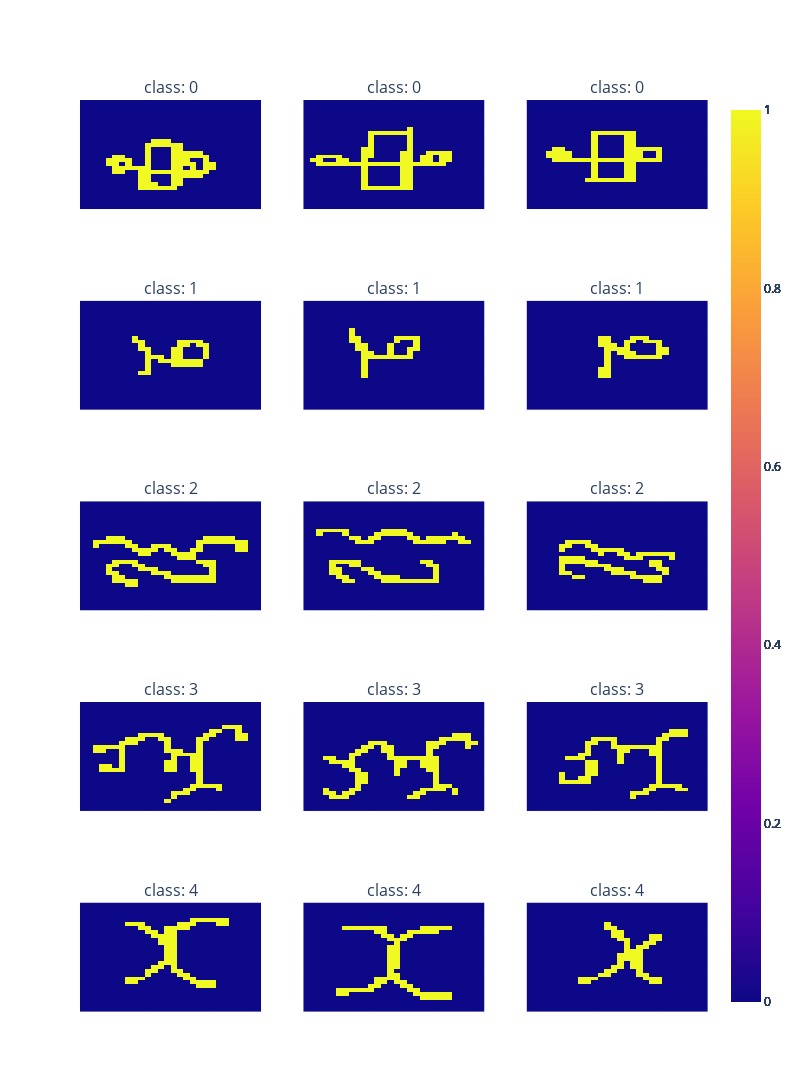

The code cell stored with this chart in its notebook:
### Code cell
print("First meta-batch:")

        
fig = make_subplots(num_classes, num_samples_per_class,
                    subplot_titles=["class: "+str(n) for n in np.repeat(range(num_classes), num_samples_per_class)])

for cl in range(num_classes):
    for sa in range(num_samples_per_class):
        image = images[0, sa, cl].reshape((28,28))
        fig.add_trace( go.Heatmap(z=image), cl+1, sa+1)
#         fig.update_layout(
#             yaxis = dict(
#               scaleanchor = "x",
#               scaleratio = 1,
#             )
# )

fig.update_xaxes(showticklabels=False)
fig.update_yaxes(showticklabels=False)
fig.update_layout(coloraxis_showscale=False)
fig.update_layout(width=800, height=1400)

fig.show()

### Figure 1 — Plotly figure (JSON) as saved in the notebook; plotly's stock layout.template omitted (floating-point values rounded to 4 significant figures; data arrays with more than 128 entries replaced by an {"elided": "..."} marker saying what was removed)
{"data": [{"type": "heatmap", "xaxis": "x", "yaxis": "y", "z": {"elided": "28x28 int values"}}, {"type": "heatmap", "xaxis": "x2", "yaxis": "y2", "z": {"elided": "28x28 int values"}}, {"type": "heatmap", "xaxis": "x3", "yaxis": "y3", "z": {"elided": "28x28 int values"}}, {"type": "heatmap", "xaxis": "x4", "yaxis": "y4", "z": {"elided": "28x28 int values"}}, {"type": "heatmap", "xaxis": "x5", "yaxis": "y5", "z": {"elided": "28x28 int values"}}, {"type": "heatmap", "xaxis": "x6", "yaxis": "y6", "z": {"elided": "28x28 int values"}}, {"type": "heatmap", "xaxis": "x7", "yaxis": "y7", "z": {"elided": "28x28 int values"}}, {"type": "heatmap", "xaxis": "x8", "yaxis": "y8", "z": {"elided": "28x28 int values"}}, {"type": "heatmap", "xaxis": "x9", "yaxis": "y9", "z": {"elided": "28x28 int values"}}, {"type": "heatmap", "xaxis": "x10", "yaxis": "y10", "z": {"elided": "28x28 int values"}}, {"type": "heatmap", "xaxis": "x11", "yaxis": "y11", "z": {"elided": "28x28 int values"}}, {"type": "heatmap", "xaxis": "x12", "yaxis": "y12", "z": {"elided": "28x28 int values"}}, {"type": "heatmap", "xaxis": "x13", "yaxis": "y13", "z": {"elided": "28x28 int values"}}, {"type": "heatmap", "xaxis": "x14", "yaxis": "y14", "z": {"elided": "28x28 int values"}}, {"type": "heatmap", "xaxis": "x15", "yaxis": "y15", "z": {"elided": "28x28 int values"}}], "layout": {"annotations": [{"font": {"size": 16}, "showarrow": false, "text": "class: 0", "x": 0.1444, "xanchor": "center", "xref": "paper", "y": 1, "yanchor": "bottom", "yref": "paper"}, {"font": {"size": 16}, "showarrow": false, "text": "class: 0", "x": 0.5, "xanchor": "center", "xref": "paper", "y": 1, "yanchor": "bottom", "yref": "paper"}, {"font": {"size": 16}, "showarrow": false, "text": "class: 0", "x": 0.8556, "xanchor": "center", "xref": "paper", "y": 1, "yanchor": "bottom", "yref": "paper"}, {"font": {"size": 16}, "showarrow": false, "text": "class: 1", "x": 0.1444, "xanchor": "center", "xref": "paper", "y": 0.78, "yanchor": "bottom", "yref": "paper"}, {"font": {"size": 16}, "showarrow": false, "text": "class: 1", "x": 0.5, "xanchor": "center", "xref": "paper", "y": 0.78, "yanchor": "bottom", "yref": "paper"}, {"font": {"size": 16}, "showarrow": false, "text": "class: 1", "x": 0.8556, "xanchor": "center", "xref": "paper", "y": 0.78, "yanchor": "bottom", "yref": "paper"}, {"font": {"size": 16}, "showarrow": false, "text": "class: 2", "x": 0.1444, "xanchor": "center", "xref": "paper", "y": 0.56, "yanchor": "bottom", "yref": "paper"}, {"font": {"size": 16}, "showarrow": false, "text": "class: 2", "x": 0.5, "xanchor": "center", "xref": "paper", "y": 0.56, "yanchor": "bottom", "yref": "paper"}, {"font": {"size": 16}, "showarrow": false, "text": "class: 2", "x": 0.8556, "xanchor": "center", "xref": "paper", "y": 0.56, "yanchor": "bottom", "yref": "paper"}, {"font": {"size": 16}, "showarrow": false, "text": "class: 3", "x": 0.1444, "xanchor": "center", "xref": "paper", "y": 0.34, "yanchor": "bottom", "yref": "paper"}, {"font": {"size": 16}, "showarrow": false, "text": "class: 3", "x": 0.5, "xanchor": "center", "xref": "paper", "y": 0.34, "yanchor": "bottom", "yref": "paper"}, {"font": {"size": 16}, "showarrow": false, "text": "class: 3", "x": 0.8556, "xanchor": "center", "xref": "paper", "y": 0.34, "yanchor": "bottom", "yref": "paper"}, {"font": {"size": 16}, "showarrow": false, "text": "class: 4", "x": 0.1444, "xanchor": "center", "xref": "paper", "y": 0.12, "yanchor": "bottom", "yref": "paper"}, {"font": {"size": 16}, "showarrow": false, "text": "class: 4", "x": 0.5, "xanchor": "center", "xref": "paper", "y": 0.12, "yanchor": "bottom", "yref": "paper"}, {"font": {"size": 16}, "showarrow": false, "text": "class: 4", "x": 0.8556, "xanchor": "center", "xref": "paper", "y": 0.12, "yanchor": "bottom", "yref": "paper"}], "coloraxis": {"showscale": false}, "height": 1400, "width": 800, "xaxis": {"anchor": "y", "domain": [0, 0.2889], "showticklabels": false}, "xaxis10": {"anchor": "y10", "domain": [0, 0.2889], "showticklabels": false}, "xaxis11": {"anchor": "y11", "domain": [0.3556, 0.6444], "showticklabels": false}, "xaxis12": {"anchor": "y12", "domain": [0.7111, 1], "showticklabels": false}, "xaxis13": {"anchor": "y13", "domain": [0, 0.2889], "showticklabels": false}, "xaxis14": {"anchor": "y14", "domain": [0.3556, 0.6444], "showticklabels": false}, "xaxis15": {"anchor": "y15", "domain": [0.7111, 1], "showticklabels": false}, "xaxis2": {"anchor": "y2", "domain": [0.3556, 0.6444], "showticklabels": false}, "xaxis3": {"anchor": "y3", "domain": [0.7111, 1], "showticklabels": false}, "xaxis4": {"anchor": "y4", "domain": [0, 0.2889], "showticklabels": false}, "xaxis5": {"anchor": "y5", "domain": [0.3556, 0.6444], "showticklabels": false}, "xaxis6": {"anchor": "y6", "domain": [0.7111, 1], "showticklabels": false}, "xaxis7": {"anchor": "y7", "domain": [0, 0.2889], "showticklabels": false}, "xaxis8": {"anchor": "y8", "domain": [0.3556, 0.6444], "showticklabels": false}, "xaxis9": {"anchor": "y9", "domain": [0.7111, 1], "showticklabels": false}, "yaxis": {"anchor": "x", "domain": [0.88, 1], "showticklabels": false}, "yaxis10": {"anchor": "x10", "domain": [0.22, 0.34], "showticklabels": false}, "yaxis11": {"anchor": "x11", "domain": [0.22, 0.34], "showticklabels": false}, "yaxis12": {"anchor": "x12", "domain": [0.22, 0.34], "showticklabels": false}, "yaxis13": {"anchor": "x13", "domain": [0, 0.12], "showticklabels": false}, "yaxis14": {"anchor": "x14", "domain": [0, 0.12], "showticklabels": false}, "yaxis15": {"anchor": "x15", "domain": [0, 0.12], "showticklabels": false}, "yaxis2": {"anchor": "x2", "domain": [0.88, 1], "showticklabels": false}, "yaxis3": {"anchor": "x3", "domain": [0.88, 1], "showticklabels": false}, "yaxis4": {"anchor": "x4", "domain": [0.66, 0.78], "showticklabels": false}, "yaxis5": {"anchor": "x5", "domain": [0.66, 0.78], "showticklabels": false}, "yaxis6": {"anchor": "x6", "domain": [0.66, 0.78], "showticklabels": false}, "yaxis7": {"anchor": "x7", "domain": [0.44, 0.56], "showticklabels": false}, "yaxis8": {"anchor": "x8", "domain": [0.44, 0.56], "showticklabels": false}, "yaxis9": {"anchor": "x9", "domain": [0.44, 0.56], "showticklabels": false}}}
